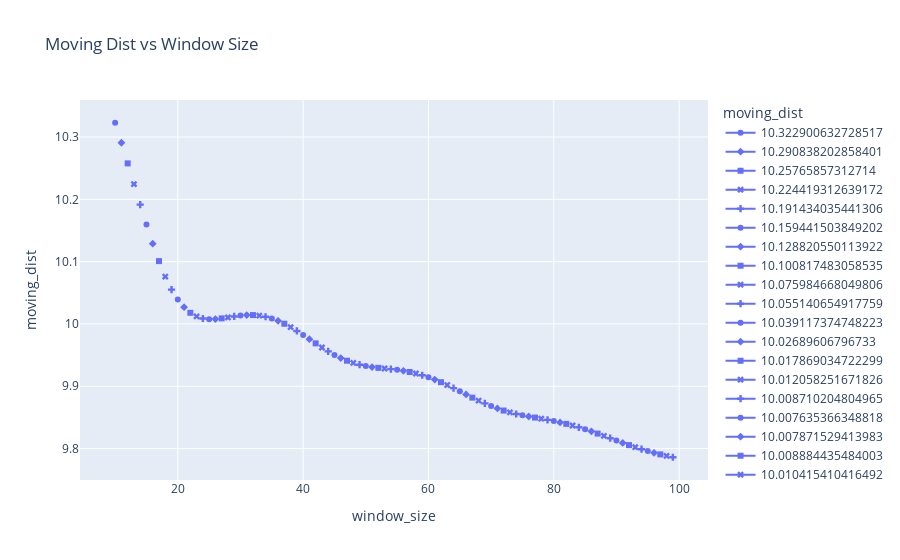

This figure's notebook cell:
### Code cell
dfp = pd.DataFrame.from_records({"window_size": window_sizes, "moving_dist": movingAvgResiduals})
fig = px.line(dfp, x="window_size", y="moving_dist", title='Moving Dist vs Window Size',  symbol='moving_dist')
fig.show()

### Figure 1 — Plotly figure (JSON) as saved in the notebook; plotly's stock layout.template omitted (floating-point values rounded to 4 significant figures)
{"data": [{"hovertemplate": "moving_dist=%{y}<br>window_size=%{x}<extra></extra>", "legendgroup": "10.322900632728517", "line": {"color": "#636efa", "dash": "solid"}, "marker": {"symbol": "circle"}, "mode": "lines+markers", "name": "10.322900632728517", "orientation": "v", "showlegend": true, "type": "scatter", "x": [10], "xaxis": "x", "y": [10.32], "yaxis": "y"}, {"hovertemplate": "moving_dist=%{y}<br>window_size=%{x}<extra></extra>", "legendgroup": "10.290838202858401", "line": {"color": "#636efa", "dash": "solid"}, "marker": {"symbol": "diamond"}, "mode": "lines+markers", "name": "10.290838202858401", "orientation": "v", "showlegend": true, "type": "scatter", "x": [11], "xaxis": "x", "y": [10.29], "yaxis": "y"}, {"hovertemplate": "moving_dist=%{y}<br>window_size=%{x}<extra></extra>", "legendgroup": "10.25765857312714", "line": {"color": "#636efa", "dash": "solid"}, "marker": {"symbol": "square"}, "mode": "lines+markers", "name": "10.25765857312714", "orientation": "v", "showlegend": true, "type": "scatter", "x": [12], "xaxis": "x", "y": [10.26], "yaxis": "y"}, {"hovertemplate": "moving_dist=%{y}<br>window_size=%{x}<extra></extra>", "legendgroup": "10.224419312639172", "line": {"color": "#636efa", "dash": "solid"}, "marker": {"symbol": "x"}, "mode": "lines+markers", "name": "10.224419312639172", "orientation": "v", "showlegend": true, "type": "scatter", "x": [13], "xaxis": "x", "y": [10.22], "yaxis": "y"}, {"hovertemplate": "moving_dist=%{y}<br>window_size=%{x}<extra></extra>", "legendgroup": "10.191434035441306", "line": {"color": "#636efa", "dash": "solid"}, "marker": {"symbol": "cross"}, "mode": "lines+markers", "name": "10.191434035441306", "orientation": "v", "showlegend": true, "type": "scatter", "x": [14], "xaxis": "x", "y": [10.19], "yaxis": "y"}, {"hovertemplate": "moving_dist=%{y}<br>window_size=%{x}<extra></extra>", "legendgroup": "10.159441503849202", "line": {"color": "#636efa", "dash": "solid"}, "marker": {"symbol": "circle"}, "mode": "lines+markers", "name": "10.159441503849202", "orientation": "v", "showlegend": true, "type": "scatter", "x": [15], "xaxis": "x", "y": [10.16], "yaxis": "y"}, {"hovertemplate": "moving_dist=%{y}<br>window_size=%{x}<extra></extra>", "legendgroup": "10.128820550113922", "line": {"color": "#636efa", "dash": "solid"}, "marker": {"symbol": "diamond"}, "mode": "lines+markers", "name": "10.128820550113922", "orientation": "v", "showlegend": true, "type": "scatter", "x": [16], "xaxis": "x", "y": [10.13], "yaxis": "y"}, {"hovertemplate": "moving_dist=%{y}<br>window_size=%{x}<extra></extra>", "legendgroup": "10.100817483058535", "line": {"color": "#636efa", "dash": "solid"}, "marker": {"symbol": "square"}, "mode": "lines+markers", "name": "10.100817483058535", "orientation": "v", "showlegend": true, "type": "scatter", "x": [17], "xaxis": "x", "y": [10.1], "yaxis": "y"}, {"hovertemplate": "moving_dist=%{y}<br>window_size=%{x}<extra></extra>", "legendgroup": "10.075984668049806", "line": {"color": "#636efa", "dash": "solid"}, "marker": {"symbol": "x"}, "mode": "lines+markers", "name": "10.075984668049806", "orientation": "v", "showlegend": true, "type": "scatter", "x": [18], "xaxis": "x", "y": [10.08], "yaxis": "y"}, {"hovertemplate": "moving_dist=%{y}<br>window_size=%{x}<extra></extra>", "legendgroup": "10.055140654917759", "line": {"color": "#636efa", "dash": "solid"}, "marker": {"symbol": "cross"}, "mode": "lines+markers", "name": "10.055140654917759", "orientation": "v", "showlegend": true, "type": "scatter", "x": [19], "xaxis": "x", "y": [10.06], "yaxis": "y"}, {"hovertemplate": "moving_dist=%{y}<br>window_size=%{x}<extra></extra>", "legendgroup": "10.039117374748223", "line": {"color": "#636efa", "dash": "solid"}, "marker": {"symbol": "circle"}, "mode": "lines+markers", "name": "10.039117374748223", "orientation": "v", "showlegend": true, "type": "scatter", "x": [20], "xaxis": "x", "y": [10.04], "yaxis": "y"}, {"hovertemplate": "moving_dist=%{y}<br>window_size=%{x}<extra></extra>", "legendgroup": "10.02689606796733", "line": {"color": "#636efa", "dash": "solid"}, "marker": {"symbol": "diamond"}, "mode": "lines+markers", "name": "10.02689606796733", "orientation": "v", "showlegend": true, "type": "scatter", "x": [21], "xaxis": "x", "y": [10.03], "yaxis": "y"}, {"hovertemplate": "moving_dist=%{y}<br>window_size=%{x}<extra></extra>", "legendgroup": "10.017869034722299", "line": {"color": "#636efa", "dash": "solid"}, "marker": {"symbol": "square"}, "mode": "lines+markers", "name": "10.017869034722299", "orientation": "v", "showlegend": true, "type": "scatter", "x": [22], "xaxis": "x", "y": [10.02], "yaxis": "y"}, {"hovertemplate": "moving_dist=%{y}<br>window_size=%{x}<extra></extra>", "legendgroup": "10.012058251671826", "line": {"color": "#636efa", "dash": "solid"}, "marker": {"symbol": "x"}, "mode": "lines+markers", "name": "10.012058251671826", "orientation": "v", "showlegend": true, "type": "scatter", "x": [23], "xaxis": "x", "y": [10.01], "yaxis": "y"}, {"hovertemplate": "moving_dist=%{y}<br>window_size=%{x}<extra></extra>", "legendgroup": "10.008710204804965", "line": {"color": "#636efa", "dash": "solid"}, "marker": {"symbol": "cross"}, "mode": "lines+markers", "name": "10.008710204804965", "orientation": "v", "showlegend": true, "type": "scatter", "x": [24], "xaxis": "x", "y": [10.01], "yaxis": "y"}, {"hovertemplate": "moving_dist=%{y}<br>window_size=%{x}<extra></extra>", "legendgroup": "10.007635366348818", "line": {"color": "#636efa", "dash": "solid"}, "marker": {"symbol": "circle"}, "mode": "lines+markers", "name": "10.007635366348818", "orientation": "v", "showlegend": true, "type": "scatter", "x": [25], "xaxis": "x", "y": [10.01], "yaxis": "y"}, {"hovertemplate": "moving_dist=%{y}<br>window_size=%{x}<extra></extra>", "legendgroup": "10.007871529413983", "line": {"color": "#636efa", "dash": "solid"}, "marker": {"symbol": "diamond"}, "mode": "lines+markers", "name": "10.007871529413983", "orientation": "v", "showlegend": true, "type": "scatter", "x": [26], "xaxis": "x", "y": [10.01], "yaxis": "y"}, {"hovertemplate": "moving_dist=%{y}<br>window_size=%{x}<extra></extra>", "legendgroup": "10.008884435484003", "line": {"color": "#636efa", "dash": "solid"}, "marker": {"symbol": "square"}, "mode": "lines+markers", "name": "10.008884435484003", "orientation": "v", "showlegend": true, "type": "scatter", "x": [27], "xaxis": "x", "y": [10.01], "yaxis": "y"}, {"hovertemplate": "moving_dist=%{y}<br>window_size=%{x}<extra></extra>", "legendgroup": "10.010415410416492", "line": {"color": "#636efa", "dash": "solid"}, "marker": {"symbol": "x"}, "mode": "lines+markers", "name": "10.010415410416492", "orientation": "v", "showlegend": true, "type": "scatter", "x": [28], "xaxis": "x", "y": [10.01], "yaxis": "y"}, {"hovertemplate": "moving_dist=%{y}<br>window_size=%{x}<extra></extra>", "legendgroup": "10.012031080505595", "line": {"color": "#636efa", "dash": "solid"}, "marker": {"symbol": "cross"}, "mode": "lines+markers", "name": "10.012031080505595", "orientation": "v", "showlegend": true, "type": "scatter", "x": [29], "xaxis": "x", "y": [10.01], "yaxis": "y"}, {"hovertemplate": "moving_dist=%{y}<br>window_size=%{x}<extra></extra>", "legendgroup": "10.013383177227713", "line": {"color": "#636efa", "dash": "solid"}, "marker": {"symbol": "circle"}, "mode": "lines+markers", "name": "10.013383177227713", "orientation": "v", "showlegend": true, "type": "scatter", "x": [30], "xaxis": "x", "y": [10.01], "yaxis": "y"}, {"hovertemplate": "moving_dist=%{y}<br>window_size=%{x}<extra></extra>", "legendgroup": "10.014155170460942", "line": {"color": "#636efa", "dash": "solid"}, "marker": {"symbol": "diamond"}, "mode": "lines+markers", "name": "10.014155170460942", "orientation": "v", "showlegend": true, "type": "scatter", "x": [31], "xaxis": "x", "y": [10.01], "yaxis": "y"}, {"hovertemplate": "moving_dist=%{y}<br>window_size=%{x}<extra></extra>", "legendgroup": "10.01420150904569", "line": {"color": "#636efa", "dash": "solid"}, "marker": {"symbol": "square"}, "mode": "lines+markers", "name": "10.01420150904569", "orientation": "v", "showlegend": true, "type": "scatter", "x": [32], "xaxis": "x", "y": [10.01], "yaxis": "y"}, {"hovertemplate": "moving_dist=%{y}<br>window_size=%{x}<extra></extra>", "legendgroup": "10.013334314521183", "line": {"color": "#636efa", "dash": "solid"}, "marker": {"symbol": "x"}, "mode": "lines+markers", "name": "10.013334314521183", "orientation": "v", "showlegend": true, "type": "scatter", "x": [33], "xaxis": "x", "y": [10.01], "yaxis": "y"}, {"hovertemplate": "moving_dist=%{y}<br>window_size=%{x}<extra></extra>", "legendgroup": "10.011522154721101", "line": {"color": "#636efa", "dash": "solid"}, "marker": {"symbol": "cross"}, "mode": "lines+markers", "name": "10.011522154721101", "orientation": "v", "showlegend": true, "type": "scatter", "x": [34], "xaxis": "x", "y": [10.01], "yaxis": "y"}, {"hovertemplate": "moving_dist=%{y}<br>window_size=%{x}<extra></extra>", "legendgroup": "10.008681375615497", "line": {"color": "#636efa", "dash": "solid"}, "marker": {"symbol": "circle"}, "mode": "lines+markers", "name": "10.008681375615497", "orientation": "v", "showlegend": true, "type": "scatter", "x": [35], "xaxis": "x", "y": [10.01], "yaxis": "y"}, {"hovertemplate": "moving_dist=%{y}<br>window_size=%{x}<extra></extra>", "legendgroup": "10.00497438989464", "line": {"color": "#636efa", "dash": "solid"}, "marker": {"symbol": "diamond"}, "mode": "lines+markers", "name": "10.00497438989464", "orientation": "v", "showlegend": true, "type": "scatter", "x": [36], "xaxis": "x", "y": [10.0], "yaxis": "y"}, {"hovertemplate": "moving_dist=%{y}<br>window_size=%{x}<extra></extra>", "legendgroup": "10.000314013304127", "line": {"color": "#636efa", "dash": "solid"}, "marker": {"symbol": "square"}, "mode": "lines+markers", "name": "10.000314013304127", "orientation": "v", "showlegend": true, "type": "scatter", "x": [37], "xaxis": "x", "y": [10.0], "yaxis": "y"}, {"hovertemplate": "moving_dist=%{y}<br>window_size=%{x}<extra></extra>", "legendgroup": "9.994868942359394", "line": {"color": "#636efa", "dash": "solid"}, "marker": {"symbol": "x"}, "mode": "lines+markers", "name": "9.994868942359394", "orientation": "v", "showlegend": true, "type": "scatter", "x": [38], "xaxis": "x", "y": [9.995], "yaxis": "y"}, {"hovertemplate": "moving_dist=%{y}<br>window_size=%{x}<extra></extra>", "legendgroup": "9.98876209215274", "line": {"color": "#636efa", "dash": "solid"}, "marker": {"symbol": "cross"}, "mode": "lines+markers", "name": "9.98876209215274", "orientation": "v", "showlegend": true, "type": "scatter", "x": [39], "xaxis": "x", "y": [9.989], "yaxis": "y"}, {"hovertemplate": "moving_dist=%{y}<br>window_size=%{x}<extra></extra>", "legendgroup": "9.98227514121849", "line": {"color": "#636efa", "dash": "solid"}, "marker": {"symbol": "circle"}, "mode": "lines+markers", "name": "9.98227514121849", "orientation": "v", "showlegend": true, "type": "scatter", "x": [40], "xaxis": "x", "y": [9.982], "yaxis": "y"}, {"hovertemplate": "moving_dist=%{y}<br>window_size=%{x}<extra></extra>", "legendgroup": "9.975604254914076", "line": {"color": "#636efa", "dash": "solid"}, "marker": {"symbol": "diamond"}, "mode": "lines+markers", "name": "9.975604254914076", "orientation": "v", "showlegend": true, "type": "scatter", "x": [41], "xaxis": "x", "y": [9.976], "yaxis": "y"}, {"hovertemplate": "moving_dist=%{y}<br>window_size=%{x}<extra></extra>", "legendgroup": "9.968843786678995", "line": {"color": "#636efa", "dash": "solid"}, "marker": {"symbol": "square"}, "mode": "lines+markers", "name": "9.968843786678995", "orientation": "v", "showlegend": true, "type": "scatter", "x": [42], "xaxis": "x", "y": [9.969], "yaxis": "y"}, {"hovertemplate": "moving_dist=%{y}<br>window_size=%{x}<extra></extra>", "legendgroup": "9.96221582974269", "line": {"color": "#636efa", "dash": "solid"}, "marker": {"symbol": "x"}, "mode": "lines+markers", "name": "9.96221582974269", "orientation": "v", "showlegend": true, "type": "scatter", "x": [43], "xaxis": "x", "y": [9.962], "yaxis": "y"}, {"hovertemplate": "moving_dist=%{y}<br>window_size=%{x}<extra></extra>", "legendgroup": "9.955923355973754", "line": {"color": "#636efa", "dash": "solid"}, "marker": {"symbol": "cross"}, "mode": "lines+markers", "name": "9.955923355973754", "orientation": "v", "showlegend": true, "type": "scatter", "x": [44], "xaxis": "x", "y": [9.956], "yaxis": "y"}, {"hovertemplate": "moving_dist=%{y}<br>window_size=%{x}<extra></extra>", "legendgroup": "9.95017984828172", "line": {"color": "#636efa", "dash": "solid"}, "marker": {"symbol": "circle"}, "mode": "lines+markers", "name": "9.95017984828172", "orientation": "v", "showlegend": true, "type": "scatter", "x": [45], "xaxis": "x", "y": [9.95], "yaxis": "y"}, {"hovertemplate": "moving_dist=%{y}<br>window_size=%{x}<extra></extra>", "legendgroup": "9.94517513986046", "line": {"color": "#636efa", "dash": "solid"}, "marker": {"symbol": "diamond"}, "mode": "lines+markers", "name": "9.94517513986046", "orientation": "v", "showlegend": true, "type": "scatter", "x": [46], "xaxis": "x", "y": [9.945], "yaxis": "y"}, {"hovertemplate": "moving_dist=%{y}<br>window_size=%{x}<extra></extra>", "legendgroup": "9.940984780312625", "line": {"color": "#636efa", "dash": "solid"}, "marker": {"symbol": "square"}, "mode": "lines+markers", "name": "9.940984780312625", "orientation": "v", "showlegend": true, "type": "scatter", "x": [47], "xaxis": "x", "y": [9.941], "yaxis": "y"}, {"hovertemplate": "moving_dist=%{y}<br>window_size=%{x}<extra></extra>", "legendgroup": "9.937438557413987", "line": {"color": "#636efa", "dash": "solid"}, "marker": {"symbol": "x"}, "mode": "lines+markers", "name": "9.937438557413987", "orientation": "v", "showlegend": true, "type": "scatter", "x": [48], "xaxis": "x", "y": [9.937], "yaxis": "y"}, {"hovertemplate": "moving_dist=%{y}<br>window_size=%{x}<extra></extra>", "legendgroup": "9.934577971157344", "line": {"color": "#636efa", "dash": "solid"}, "marker": {"symbol": "cross"}, "mode": "lines+markers", "name": "9.934577971157344", "orientation": "v", "showlegend": true, "type": "scatter", "x": [49], "xaxis": "x", "y": [9.935], "yaxis": "y"}, {"hovertemplate": "moving_dist=%{y}<br>window_size=%{x}<extra></extra>", "legendgroup": "9.932399716354608", "line": {"color": "#636efa", "dash": "solid"}, "marker": {"symbol": "circle"}, "mode": "lines+markers", "name": "9.932399716354608", "orientation": "v", "showlegend": true, "type": "scatter", "x": [50], "xaxis": "x", "y": [9.932], "yaxis": "y"}, {"hovertemplate": "moving_dist=%{y}<br>window_size=%{x}<extra></extra>", "legendgroup": "9.930782841921184", "line": {"color": "#636efa", "dash": "solid"}, "marker": {"symbol": "diamond"}, "mode": "lines+markers", "name": "9.930782841921184", "orientation": "v", "showlegend": true, "type": "scatter", "x": [51], "xaxis": "x", "y": [9.931], "yaxis": "y"}, {"hovertemplate": "moving_dist=%{y}<br>window_size=%{x}<extra></extra>", "legendgroup": "9.929536096958744", "line": {"color": "#636efa", "dash": "solid"}, "marker": {"symbol": "square"}, "mode": "lines+markers", "name": "9.929536096958744", "orientation": "v", "showlegend": true, "type": "scatter", "x": [52], "xaxis": "x", "y": [9.93], "yaxis": "y"}, {"hovertemplate": "moving_dist=%{y}<br>window_size=%{x}<extra></extra>", "legendgroup": "9.92850117786854", "line": {"color": "#636efa", "dash": "solid"}, "marker": {"symbol": "x"}, "mode": "lines+markers", "name": "9.92850117786854", "orientation": "v", "showlegend": true, "type": "scatter", "x": [53], "xaxis": "x", "y": [9.929], "yaxis": "y"}, {"hovertemplate": "moving_dist=%{y}<br>window_size=%{x}<extra></extra>", "legendgroup": "9.927510400667474", "line": {"color": "#636efa", "dash": "solid"}, "marker": {"symbol": "cross"}, "mode": "lines+markers", "name": "9.927510400667474", "orientation": "v", "showlegend": true, "type": "scatter", "x": [54], "xaxis": "x", "y": [9.928], "yaxis": "y"}, {"hovertemplate": "moving_dist=%{y}<br>window_size=%{x}<extra></extra>", "legendgroup": "9.926310669517957", "line": {"color": "#636efa", "dash": "solid"}, "marker": {"symbol": "circle"}, "mode": "lines+markers", "name": "9.926310669517957", "orientation": "v", "showlegend": true, "type": "scatter", "x": [55], "xaxis": "x", "y": [9.926], "yaxis": "y"}, {"hovertemplate": "moving_dist=%{y}<br>window_size=%{x}<extra></extra>", "legendgroup": "9.924756454643246", "line": {"color": "#636efa", "dash": "solid"}, "marker": {"symbol": "diamond"}, "mode": "lines+markers", "name": "9.924756454643246", "orientation": "v", "showlegend": true, "type": "scatter", "x": [56], "xaxis": "x", "y": [9.925], "yaxis": "y"}, {"hovertemplate": "moving_dist=%{y}<br>window_size=%{x}<extra></extra>", "legendgroup": "9.922819651787076", "line": {"color": "#636efa", "dash": "solid"}, "marker": {"symbol": "square"}, "mode": "lines+markers", "name": "9.922819651787076", "orientation": "v", "showlegend": true, "type": "scatter", "x": [57], "xaxis": "x", "y": [9.923], "yaxis": "y"}, {"hovertemplate": "moving_dist=%{y}<br>window_size=%{x}<extra></extra>", "legendgroup": "9.920461768315038", "line": {"color": "#636efa", "dash": "solid"}, "marker": {"symbol": "x"}, "mode": "lines+markers", "name": "9.920461768315038", "orientation": "v", "showlegend": true, "type": "scatter", "x": [58], "xaxis": "x", "y": [9.92], "yaxis": "y"}, {"hovertemplate": "moving_dist=%{y}<br>window_size=%{x}<extra></extra>", "legendgroup": "9.917667987274529", "line": {"color": "#636efa", "dash": "solid"}, "marker": {"symbol": "cross"}, "mode": "lines+markers", "name": "9.917667987274529", "orientation": "v", "showlegend": true, "type": "scatter", "x": [59], "xaxis": "x", "y": [9.918], "yaxis": "y"}, {"hovertemplate": "moving_dist=%{y}<br>window_size=%{x}<extra></extra>", "legendgroup": "9.914383665827005", "line": {"color": "#636efa", "dash": "solid"}, "marker": {"symbol": "circle"}, "mode": "lines+markers", "name": "9.914383665827005", "orientation": "v", "showlegend": true, "type": "scatter", "x": [60], "xaxis": "x", "y": [9.914], "yaxis": "y"}, {"hovertemplate": "moving_dist=%{y}<br>window_size=%{x}<extra></extra>", "legendgroup": "9.91066135021055", "line": {"color": "#636efa", "dash": "solid"}, "marker": {"symbol": "diamond"}, "mode": "lines+markers", "name": "9.91066135021055", "orientation": "v", "showlegend": true, "type": "scatter", "x": [61], "xaxis": "x", "y": [9.911], "yaxis": "y"}, {"hovertemplate": "moving_dist=%{y}<br>window_size=%{x}<extra></extra>", "legendgroup": "9.906455814209753", "line": {"color": "#636efa", "dash": "solid"}, "marker": {"symbol": "square"}, "mode": "lines+markers", "name": "9.906455814209753", "orientation": "v", "showlegend": true, "type": "scatter", "x": [62], "xaxis": "x", "y": [9.906], "yaxis": "y"}, {"hovertemplate": "moving_dist=%{y}<br>window_size=%{x}<extra></extra>", "legendgroup": "9.901932911311013", "line": {"color": "#636efa", "dash": "solid"}, "marker": {"symbol": "x"}, "mode": "lines+markers", "name": "9.901932911311013", "orientation": "v", "showlegend": true, "type": "scatter", "x": [63], "xaxis": "x", "y": [9.902], "yaxis": "y"}, {"hovertemplate": "moving_dist=%{y}<br>window_size=%{x}<extra></extra>", "legendgroup": "9.897047975934447", "line": {"color": "#636efa", "dash": "solid"}, "marker": {"symbol": "cross"}, "mode": "lines+markers", "name": "9.897047975934447", "orientation": "v", "showlegend": true, "type": "scatter", "x": [64], "xaxis": "x", "y": [9.897], "yaxis": "y"}, {"hovertemplate": "moving_dist=%{y}<br>window_size=%{x}<extra></extra>", "legendgroup": "9.891963608598113", "line": {"color": "#636efa", "dash": "solid"}, "marker": {"symbol": "circle"}, "mode": "lines+markers", "name": "9.891963608598113", "orientation": "v", "showlegend": true, "type": "scatter", "x": [65], "xaxis": "x", "y": [9.892], "yaxis": "y"}, {"hovertemplate": "moving_dist=%{y}<br>window_size=%{x}<extra></extra>", "legendgroup": "9.886800891914149", "line": {"color": "#636efa", "dash": "solid"}, "marker": {"symbol": "diamond"}, "mode": "lines+markers", "name": "9.886800891914149", "orientation": "v", "showlegend": true, "type": "scatter", "x": [66], "xaxis": "x", "y": [9.887], "yaxis": "y"}, {"hovertemplate": "moving_dist=%{y}<br>window_size=%{x}<extra></extra>", "legendgroup": "9.881762801019757", "line": {"color": "#636efa", "dash": "solid"}, "marker": {"symbol": "square"}, "mode": "lines+markers", "name": "9.881762801019757", "orientation": "v", "showlegend": true, "type": "scatter", "x": [67], "xaxis": "x", "y": [9.882], "yaxis": "y"}, {"hovertemplate": "moving_dist=%{y}<br>window_size=%{x}<extra></extra>", "legendgroup": "9.876940163718038", "line": {"color": "#636efa", "dash": "solid"}, "marker": {"symbol": "x"}, "mode": "lines+markers", "name": "9.876940163718038", "orientation": "v", "showlegend": true, "type": "scatter", "x": [68], "xaxis": "x", "y": [9.877], "yaxis": "y"}, {"hovertemplate": "moving_dist=%{y}<br>window_size=%{x}<extra></extra>", "legendgroup": "9.872483081932485", "line": {"color": "#636efa", "dash": "solid"}, "marker": {"symbol": "cross"}, "mode": "lines+markers", "name": "9.872483081932485", "orientation": "v", "showlegend": true, "type": "scatter", "x": [69], "xaxis": "x", "y": [9.872], "yaxis": "y"}, {"hovertemplate": "moving_dist=%{y}<br>window_size=%{x}<extra></extra>", "legendgroup": "9.86825412319576", "line": {"color": "#636efa", "dash": "solid"}, "marker": {"symbol": "circle"}, "mode": "lines+markers", "name": "9.86825412319576", "orientation": "v", "showlegend": true, "type": "scatter", "x": [70], "xaxis": "x", "y": [9.868], "yaxis": "y"}, {"hovertemplate": "moving_dist=%{y}<br>window_size=%{x}<extra></extra>", "legendgroup": "9.864396842049063", "line": {"color": "#636efa", "dash": "solid"}, "marker": {"symbol": "diamond"}, "mode": "lines+markers", "name": "9.864396842049063", "orientation": "v", "showlegend": true, "type": "scatter", "x": [71], "xaxis": "x", "y": [9.864], "yaxis": "y"}, {"hovertemplate": "moving_dist=%{y}<br>window_size=%{x}<extra></extra>", "legendgroup": "9.86098117303341", "line": {"color": "#636efa", "dash": "solid"}, "marker": {"symbol": "square"}, "mode": "lines+markers", "name": "9.86098117303341", "orientation": "v", "showlegend": true, "type": "scatter", "x": [72], "xaxis": "x", "y": [9.861], "yaxis": "y"}, {"hovertemplate": "moving_dist=%{y}<br>window_size=%{x}<extra></extra>", "legendgroup": "9.858025510000564", "line": {"color": "#636efa", "dash": "solid"}, "marker": {"symbol": "x"}, "mode": "lines+markers", "name": "9.858025510000564", "orientation": "v", "showlegend": true, "type": "scatter", "x": [73], "xaxis": "x", "y": [9.858], "yaxis": "y"}, {"hovertemplate": "moving_dist=%{y}<br>window_size=%{x}<extra></extra>", "legendgroup": "9.855479228703288", "line": {"color": "#636efa", "dash": "solid"}, "marker": {"symbol": "cross"}, "mode": "lines+markers", "name": "9.855479228703288", "orientation": "v", "showlegend": true, "type": "scatter", "x": [74], "xaxis": "x", "y": [9.855], "yaxis": "y"}, {"hovertemplate": "moving_dist=%{y}<br>window_size=%{x}<extra></extra>", "legendgroup": "9.853302409657339", "line": {"color": "#636efa", "dash": "solid"}, "marker": {"symbol": "circle"}, "mode": "lines+markers", "name": "9.853302409657339", "orientation": "v", "showlegend": true, "type": "scatter", "x": [75], "xaxis": "x", "y": [9.853], "yaxis": "y"}, {"hovertemplate": "moving_dist=%{y}<br>window_size=%{x}<extra></extra>", "legendgroup": "9.851441254833786", "line": {"color": "#636efa", "dash": "solid"}, "marker": {"symbol": "diamond"}, "mode": "lines+markers", "name": "9.851441254833786", "orientation": "v", "showlegend": true, "type": "scatter", "x": [76], "xaxis": "x", "y": [9.851], "yaxis": "y"}, {"hovertemplate": "moving_dist=%{y}<br>window_size=%{x}<extra></extra>", "legendgroup": "9.849701475989484", "line": {"color": "#636efa", "dash": "solid"}, "marker": {"symbol": "square"}, "mode": "lines+markers", "name": "9.849701475989484", "orientation": "v", "showlegend": true, "type": "scatter", "x": [77], "xaxis": "x", "y": [9.85], "yaxis": "y"}, {"hovertemplate": "moving_dist=%{y}<br>window_size=%{x}<extra></extra>", "legendgroup": "9.84792702114828", "line": {"color": "#636efa", "dash": "solid"}, "marker": {"symbol": "x"}, "mode": "lines+markers", "name": "9.84792702114828", "orientation": "v", "showlegend": true, "type": "scatter", "x": [78], "xaxis": "x", "y": [9.848], "yaxis": "y"}, {"hovertemplate": "moving_dist=%{y}<br>window_size=%{x}<extra></extra>", "legendgroup": "9.846063374079819", "line": {"color": "#636efa", "dash": "solid"}, "marker": {"symbol": "cross"}, "mode": "lines+markers", "name": "9.846063374079819", "orientation": "v", "showlegend": true, "type": "scatter", "x": [79], "xaxis": "x", "y": [9.846], "yaxis": "y"}, {"hovertemplate": "moving_dist=%{y}<br>window_size=%{x}<extra></extra>", "legendgroup": "9.844064660082745", "line": {"color": "#636efa", "dash": "solid"}, "marker": {"symbol": "circle"}, "mode": "lines+markers", "name": "9.844064660082745", "orientation": "v", "showlegend": true, "type": "scatter", "x": [80], "xaxis": "x", "y": [9.844], "yaxis": "y"}, {"hovertemplate": "moving_dist=%{y}<br>window_size=%{x}<extra></extra>", "legendgroup": "9.84192918151958", "line": {"color": "#636efa", "dash": "solid"}, "marker": {"symbol": "diamond"}, "mode": "lines+markers", "name": "9.84192918151958", "orientation": "v", "showlegend": true, "type": "scatter", "x": [81], "xaxis": "x", "y": [9.842], "yaxis": "y"}, {"hovertemplate": "moving_dist=%{y}<br>window_size=%{x}<extra></extra>", "legendgroup": "9.83958572530503", "line": {"color": "#636efa", "dash": "solid"}, "marker": {"symbol": "square"}, "mode": "lines+markers", "name": "9.83958572530503", "orientation": "v", "showlegend": true, "type": "scatter", "x": [82], "xaxis": "x", "y": [9.84], "yaxis": "y"}, {"hovertemplate": "moving_dist=%{y}<br>window_size=%{x}<extra></extra>", "legendgroup": "9.83697749601569", "line": {"color": "#636efa", "dash": "solid"}, "marker": {"symbol": "x"}, "mode": "lines+markers", "name": "9.83697749601569", "orientation": "v", "showlegend": true, "type": "scatter", "x": [83], "xaxis": "x", "y": [9.837], "yaxis": "y"}, {"hovertemplate": "moving_dist=%{y}<br>window_size=%{x}<extra></extra>", "legendgroup": "9.834112437759796", "line": {"color": "#636efa", "dash": "solid"}, "marker": {"symbol": "cross"}, "mode": "lines+markers", "name": "9.834112437759796", "orientation": "v", "showlegend": true, "type": "scatter", "x": [84], "xaxis": "x", "y": [9.834], "yaxis": "y"}, {"hovertemplate": "moving_dist=%{y}<br>window_size=%{x}<extra></extra>", "legendgroup": "9.8309629896789", "line": {"color": "#636efa", "dash": "solid"}, "marker": {"symbol": "circle"}, "mode": "lines+markers", "name": "9.8309629896789", "orientation": "v", "showlegend": true, "type": "scatter", "x": [85], "xaxis": "x", "y": [9.831], "yaxis": "y"}, {"hovertemplate": "moving_dist=%{y}<br>window_size=%{x}<extra></extra>", "legendgroup": "9.827593285747865", "line": {"color": "#636efa", "dash": "solid"}, "marker": {"symbol": "diamond"}, "mode": "lines+markers", "name": "9.827593285747865", "orientation": "v", "showlegend": true, "type": "scatter", "x": [86], "xaxis": "x", "y": [9.828], "yaxis": "y"}, {"hovertemplate": "moving_dist=%{y}<br>window_size=%{x}<extra></extra>", "legendgroup": "9.824000033938463", "line": {"color": "#636efa", "dash": "solid"}, "marker": {"symbol": "square"}, "mode": "lines+markers", "name": "9.824000033938463", "orientation": "v", "showlegend": true, "type": "scatter", "x": [87], "xaxis": "x", "y": [9.824], "yaxis": "y"}, {"hovertemplate": "moving_dist=%{y}<br>window_size=%{x}<extra></extra>", "legendgroup": "9.820335569820207", "line": {"color": "#636efa", "dash": "solid"}, "marker": {"symbol": "x"}, "mode": "lines+markers", "name": "9.820335569820207", "orientation": "v", "showlegend": true, "type": "scatter", "x": [88], "xaxis": "x", "y": [9.82], "yaxis": "y"}, {"hovertemplate": "moving_dist=%{y}<br>window_size=%{x}<extra></extra>", "legendgroup": "9.816587873460533", "line": {"color": "#636efa", "dash": "solid"}, "marker": {"symbol": "cross"}, "mode": "lines+markers", "name": "9.816587873460533", "orientation": "v", "showlegend": true, "type": "scatter", "x": [89], "xaxis": "x", "y": [9.817], "yaxis": "y"}, {"hovertemplate": "moving_dist=%{y}<br>window_size=%{x}<extra></extra>", "legendgroup": "9.812807254351041", "line": {"color": "#636efa", "dash": "solid"}, "marker": {"symbol": "circle"}, "mode": "lines+markers", "name": "9.812807254351041", "orientation": "v", "showlegend": true, "type": "scatter", "x": [90], "xaxis": "x", "y": [9.813], "yaxis": "y"}, {"hovertemplate": "moving_dist=%{y}<br>window_size=%{x}<extra></extra>", "legendgroup": "9.80907925519641", "line": {"color": "#636efa", "dash": "solid"}, "marker": {"symbol": "diamond"}, "mode": "lines+markers", "name": "9.80907925519641", "orientation": "v", "showlegend": true, "type": "scatter", "x": [91], "xaxis": "x", "y": [9.809], "yaxis": "y"}, {"hovertemplate": "moving_dist=%{y}<br>window_size=%{x}<extra></extra>", "legendgroup": "9.805519309043554", "line": {"color": "#636efa", "dash": "solid"}, "marker": {"symbol": "square"}, "mode": "lines+markers", "name": "9.805519309043554", "orientation": "v", "showlegend": true, "type": "scatter", "x": [92], "xaxis": "x", "y": [9.806], "yaxis": "y"}, {"hovertemplate": "moving_dist=%{y}<br>window_size=%{x}<extra></extra>", "legendgroup": "9.802141464160833", "line": {"color": "#636efa", "dash": "solid"}, "marker": {"symbol": "x"}, "mode": "lines+markers", "name": "9.802141464160833", "orientation": "v", "showlegend": true, "type": "scatter", "x": [93], "xaxis": "x", "y": [9.802], "yaxis": "y"}, {"hovertemplate": "moving_dist=%{y}<br>window_size=%{x}<extra></extra>", "legendgroup": "9.798941245998975", "line": {"color": "#636efa", "dash": "solid"}, "marker": {"symbol": "cross"}, "mode": "lines+markers", "name": "9.798941245998975", "orientation": "v", "showlegend": true, "type": "scatter", "x": [94], "xaxis": "x", "y": [9.799], "yaxis": "y"}, {"hovertemplate": "moving_dist=%{y}<br>window_size=%{x}<extra></extra>", "legendgroup": "9.795963723606233", "line": {"color": "#636efa", "dash": "solid"}, "marker": {"symbol": "circle"}, "mode": "lines+markers", "name": "9.795963723606233", "orientation": "v", "showlegend": true, "type": "scatter", "x": [95], "xaxis": "x", "y": [9.796], "yaxis": "y"}, {"hovertemplate": "moving_dist=%{y}<br>window_size=%{x}<extra></extra>", "legendgroup": "9.793184063106619", "line": {"color": "#636efa", "dash": "solid"}, "marker": {"symbol": "diamond"}, "mode": "lines+markers", "name": "9.793184063106619", "orientation": "v", "showlegend": true, "type": "scatter", "x": [96], "xaxis": "x", "y": [9.793], "yaxis": "y"}, {"hovertemplate": "moving_dist=%{y}<br>window_size=%{x}<extra></extra>", "legendgroup": "9.790595028696297", "line": {"color": "#636efa", "dash": "solid"}, "marker": {"symbol": "square"}, "mode": "lines+markers", "name": "9.790595028696297", "orientation": "v", "showlegend": true, "type": "scatter", "x": [97], "xaxis": "x", "y": [9.791], "yaxis": "y"}, {"hovertemplate": "moving_dist=%{y}<br>window_size=%{x}<extra></extra>", "legendgroup": "9.788207422910093", "line": {"color": "#636efa", "dash": "solid"}, "marker": {"symbol": "x"}, "mode": "lines+markers", "name": "9.788207422910093", "orientation": "v", "showlegend": true, "type": "scatter", "x": [98], "xaxis": "x", "y": [9.788], "yaxis": "y"}, {"hovertemplate": "moving_dist=%{y}<br>window_size=%{x}<extra></extra>", "legendgroup": "9.78602775078143", "line": {"color": "#636efa", "dash": "solid"}, "marker": {"symbol": "cross"}, "mode": "lines+markers", "name": "9.78602775078143", "orientation": "v", "showlegend": true, "type": "scatter", "x": [99], "xaxis": "x", "y": [9.786], "yaxis": "y"}], "layout": {"legend": {"title": {"text": "moving_dist"}, "tracegroupgap": 0}, "title": {"text": "Moving Dist vs Window Size"}, "xaxis": {"anchor": "y", "domain": [0, 1], "title": {"text": "window_size"}}, "yaxis": {"anchor": "x", "categoryarray": [9.786, 9.788, 9.791, 9.793, 9.796, 9.799, 9.802, 9.806, 9.809, 9.813, 9.817, 9.82, 9.824, 9.828, 9.831, 9.834, 9.837, 9.84, 9.842, 9.844, 9.846, 9.848, 9.85, 9.851, 9.853, 9.855, 9.858, 9.861, 9.864, 9.868, 9.872, 9.877, 9.882, 9.887, 9.892, 9.897, 9.902, 9.906, 9.911, 9.914, 9.918, 9.92, 9.923, 9.925, 9.926, 9.928, 9.929, 9.93, 9.931, 9.932, 9.935, 9.937, 9.941, 9.945, 9.95, 9.956, 9.962, 9.969, 9.976, 9.982, 9.989, 9.995, 10.0, 10.0, 10.01, 10.01, 10.01, 10.01, 10.01, 10.01, 10.01, 10.01, 10.01, 10.01, 10.01, 10.01, 10.01, 10.02, 10.03, 10.04, 10.06, 10.08, 10.1, 10.13, 10.16, 10.19, 10.22, 10.26, 10.29, 10.32], "categoryorder": "array", "domain": [0, 1], "title": {"text": "moving_dist"}}}}
